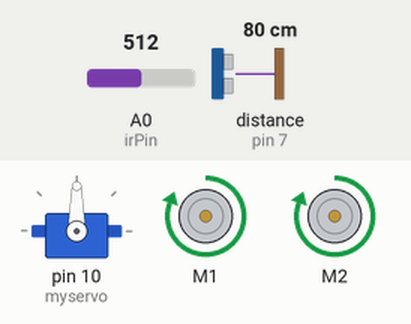
The sketch below on a simulated Arduino Uno, built with avr-gcc and run on an emulated ATmega328P. Shown: servo, 2 × DC motor (green arrow = forward, orange = backward, longer = faster). Wiring (inferred from the names in the program): ultrasonic range finder: trigger pin 8; echo pin 7. The test bench sets the inputs (shaded band); at power-on: distance to the obstacle (sensor on pin 7) 80 cm, A0 (irPin) = 512. The echo pulse lasts 58.3 µs per cm; what the sketch prints to the serial monitor is not drawn. At 13.2 s the program stops and its outputs stay as they are.

Above: at 1.9 s.
2.0 s: distance to the obstacle (sensor on pin 7) set to 23 cm
5.5 s: distance to the obstacle (sensor on pin 7) set to 19 cm
At 7.6 s:
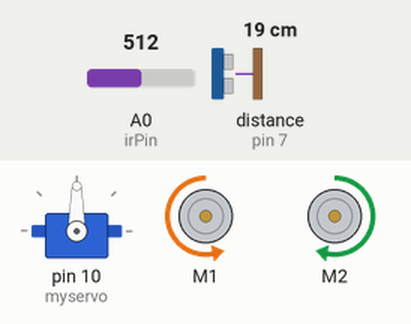
9.0 s: distance to the obstacle (sensor on pin 7) set to 35 cm
At 9.31 s:
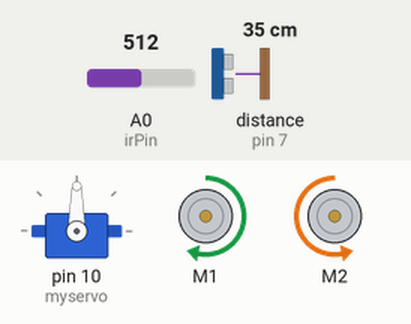
12.5 s: A0 (irPin) set to 320
At 14.3 s:
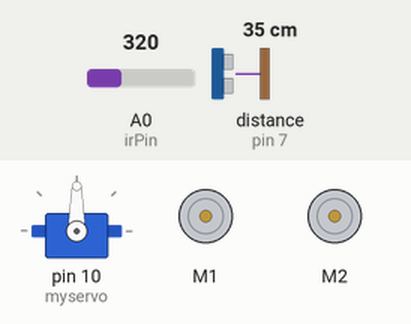
Timing chart, 0 to 14.7 s (numbered marks = the images above; inputs shaded):
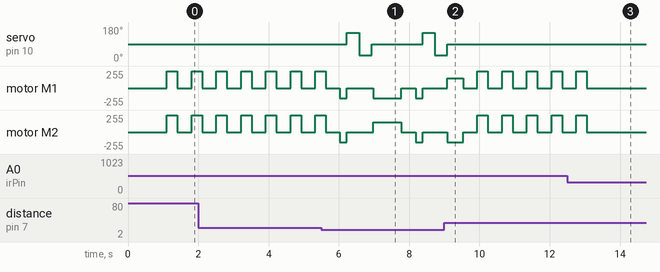

The sketch:

dfs_linked_list_memory.ino
```cpp
#include <AFMotor.h>
#include <Servo.h>

//pin diff and constant values
AF_DCMotor motorLeft(1);
AF_DCMotor motorRight(2);
int motorSpeed = 150;
#define trigPin 8
#define echoPin 7
long duration;
#define irPin A0
int irThreshold = 330
;
Servo myservo;
int centerPos = 90;
int leftPos = 150;
int rightPos = 30;

//creating a node for direction
struct Node {
  char dir;
  Node* next;
};

Node* topNode = NULL;

void pushDirection(char d) {
  Node* newNode = new Node;
  newNode->dir = d;
  newNode->next = topNode;
  topNode = newNode;
}

void popDirection() {
  if (topNode != NULL) {
    Node* temp = topNode;
    topNode = topNode->next;
    delete temp;
  }
}

void printDFS() {
  Serial.print("DFS STACK: ");
  printDFSRecursive(topNode);
  Serial.println();
}

void printDFSRecursive(Node* node) {
  if (node == NULL) return;
  printDFSRecursive(node->next);
  Serial.print(node->dir);
  Serial.print(" ");
}

//for loop avoiding
bool backtracking = false;

//movements
void stopMotors() {
  motorLeft.run(RELEASE);
  motorRight.run(RELEASE);
}

void moveForward() {
  if (!backtracking) pushDirection('F');

  motorLeft.setSpeed(255);
  motorRight.setSpeed(255);
  motorLeft.run(FORWARD);
  motorRight.run(FORWARD);
  delay(300);

  motorLeft.setSpeed(motorSpeed);
  motorRight.setSpeed(motorSpeed);
  motorLeft.run(FORWARD);
  motorRight.run(FORWARD);

  backtracking = false;
}

void turnLeft() {
  if (!backtracking) pushDirection('L');

  motorLeft.setSpeed(motorSpeed);
  motorRight.setSpeed(motorSpeed);
  motorLeft.run(BACKWARD);
  motorRight.run(FORWARD);
  delay(450);
  stopMotors();

  backtracking = false;
}

void turnRight() {
  if (!backtracking) pushDirection('R');

  motorLeft.setSpeed(motorSpeed);
  motorRight.setSpeed(motorSpeed);
  motorLeft.run(FORWARD);
  motorRight.run(BACKWARD);
  delay(450);
  stopMotors();

  backtracking = false;
}
//THIS THE PART THAT CAN BYPASS YOUR LOGIN PAGE AND ITS DANGERROUES
void uTurnBacktrack() {
  Serial.println("Dead end → Backtracking (POP)");
  popDirection();
  printDFS();

  backtracking = true;

  motorLeft.setSpeed(motorSpeed);
  motorRight.setSpeed(motorSpeed);
  motorLeft.run(BACKWARD);
  motorRight.run(FORWARD);
  delay(800); // 180-degree turn
  stopMotors();
}

//eyes for the path finding
int getDistance() {
  digitalWrite(trigPin, LOW);
  delayMicroseconds(2);
  digitalWrite(trigPin, HIGH);
  delayMicroseconds(10);
  digitalWrite(trigPin, LOW);

  duration = pulseIn(echoPin, HIGH, 20000);
  if (duration == 0) return 999;
  return duration * 0.034 / 2;
}

void setup() {
  Serial.begin(9600);

  pinMode(trigPin, OUTPUT);
  pinMode(echoPin, INPUT);
  pinMode(irPin, INPUT);

  myservo.attach(10);
  myservo.write(centerPos);

  stopMotors();
  delay(700);
}

void loop() {
//for goal detection
  int irValue = analogRead(irPin);
  Serial.print("IR: ");
  Serial.println(irValue);

  if (irValue < irThreshold) {
    stopMotors();
    Serial.println("=== GOAL REACHED! ===");
    Serial.print("Final IR Value: ");
    Serial.println(irValue);

    Serial.println("==== FINAL DFS PATH ====");
    printDFS();
    Serial.println("========================");
    while (1); // to stop the robot if ir is true
  }


  stopMotors();
  delay(100);

  myservo.write(centerPos);
  delay(300);
  int front = getDistance();
  Serial.print("Front: "); Serial.println(front);

  if (front > 20) {
    moveForward();
    printDFS();
    return;
  }

//if wall detected go backwards slight
  motorLeft.run(BACKWARD);
  motorRight.run(BACKWARD);
  delay(200);
  stopMotors();

  //sleft
  myservo.write(leftPos);
  delay(350);
  int left = getDistance();
  Serial.print("Left: "); Serial.println(left);

//sright
  myservo.write(rightPos);
  delay(350);
  int right = getDistance();
  Serial.print("Right: "); Serial.println(right);

  myservo.write(centerPos);

//decision making
  if (left > 20) {
    Serial.println("Turning LEFT");
    turnLeft();
  }
  else if (right > 20) {
    Serial.println("Turning RIGHT");
    turnRight();
  }
  else {
    Serial.println("All paths blocked → U-TURN BACKTRACK");
    uTurnBacktrack();
  }
//printing the dfs in stack
  printDFS();
}
```

Measured:
- the behaviour switches between 22 and 21 cm on distance to the obstacle (sensor on pin 7) (found by bisection; images 0 and 1)
- after the input at 5.5 s, servo on pin 10 (myservo): 90° → 150° after 0.73 s, → 30° 0.35 s later, → 90° 0.35 s later, → 150° 1.4 s later, … (5 changes in this stretch)
- after the input at 9.0 s, servo on pin 10 (myservo): goes on until 9.1 s, then stays 90°
- after the input at 12.5 s, motor M1, motor M2: goes on until 13.1 s, then stays stopped
- by itself, motor M1, motor M2: repeats every 0.70 s: stopped 0.40 s, forward 255/255 0.30 s
